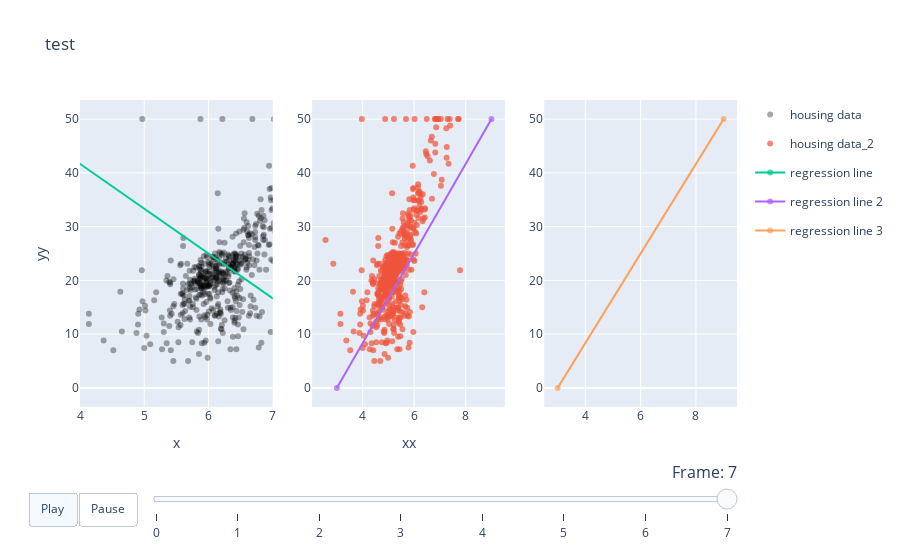

Notebook code cell kept with this figure:
### Code cell
from utils.utility_plots import create_dynamic_h_plot, Data2Plot

data2plot = Data2Plot()

# add static data
data2plot.add_static_data(name= 'housing data', x= feature_matrix.RM, y= target.y, mode="markers", rgb_colour=(0,0,0,0.5))
data2plot.add_static_data(name= 'housing data_2', x= feature_matrix.RM-1, y= target.y, mode="markers", panel=2)

# create dynamic figure
data2plot.prepare_dynamic_data(name='regression line')
data2plot.prepare_dynamic_data(name='regression line 2', panel=2)
data2plot.prepare_dynamic_data(name='regression line 3', panel=3)
for v in [[0,50],[5,45],[10,40],[20,30],[30,20],[40,10],[45,5],[50,0]]:
    data2plot.feed_dynamic_data(name='regression line', x=[3,9], y=v)
    data2plot.feed_dynamic_data(name='regression line 2', x=[3,9], y=(v[1],v[0]))
    data2plot.feed_dynamic_data(name='regression line 3', x=[3,9], y=(v[1],v[0]))
    
    
create_dynamic_h_plot(data2plot, title="test", x_axis_2='xx', y_axis_1='yy', x_range_1=[4,7])

### Figure 1 — Plotly figure (JSON) as saved in the notebook; plotly's stock layout.template omitted (floating-point values rounded to 4 significant figures; data arrays with more than 128 entries replaced by an {"elided": "..."} marker saying what was removed)
{"data": [{"fillcolor": "rgba(0, 0, 0, 0.5)", "hoverinfo": "name+text", "legendgroup": "housing data", "line": {"color": "rgba(0, 0, 0, 0.5)"}, "marker": {"line": {"color": "rgba(50,50,50,0.8)", "width": 0}, "opacity": 0.7, "symbol": "circle"}, "mode": "markers", "name": "housing data", "showlegend": true, "type": "scatter", "x": {"elided": "506 float values"}, "xaxis": "x", "y": {"elided": "506 float values"}, "yaxis": "y"}, {"hoverinfo": "name+text", "legendgroup": "housing data_2", "marker": {"line": {"color": "rgba(50,50,50,0.8)", "width": 0}, "opacity": 0.7, "symbol": "circle"}, "mode": "markers", "name": "housing data_2", "showlegend": true, "type": "scatter", "x": {"elided": "506 float values"}, "xaxis": "x2", "y": {"elided": "506 float values"}, "yaxis": "y2"}, {"hoverinfo": "name+text", "legendgroup": "regression line", "marker": {"line": {"color": "rgba(50,50,50,0.8)", "width": 0}, "opacity": 0.7, "symbol": "circle"}, "mode": "markers+lines", "name": "regression line", "showlegend": true, "type": "scatter", "x": [3, 9], "xaxis": "x", "y": [50, 0], "yaxis": "y"}, {"hoverinfo": "name+text", "legendgroup": "regression line 2", "marker": {"line": {"color": "rgba(50,50,50,0.8)", "width": 0}, "opacity": 0.7, "symbol": "circle"}, "mode": "markers+lines", "name": "regression line 2", "showlegend": true, "type": "scatter", "x": [3, 9], "xaxis": "x2", "y": [0, 50], "yaxis": "y2"}, {"hoverinfo": "name+text", "legendgroup": "regression line 3", "marker": {"line": {"color": "rgba(50,50,50,0.8)", "width": 0}, "opacity": 0.7, "symbol": "circle"}, "mode": "markers+lines", "name": "regression line 3", "showlegend": true, "type": "scatter", "x": [3, 9], "xaxis": "x3", "y": [0, 50], "yaxis": "y3"}], "layout": {"autosize": true, "sliders": [{"active": 7, "currentvalue": {"font": {"size": 16}, "prefix": "Frame: ", "visible": true, "xanchor": "right"}, "len": 0.9, "pad": {"b": 10, "t": 50}, "steps": [{"args": [["0"], {"frame": {"duration": 500, "easing": "linear", "redraw": false}, "transition": {"duration": 0, "easing": "linear"}}], "label": "0", "method": "animate"}, {"args": [["1"], {"frame": {"duration": 500, "easing": "linear", "redraw": false}, "transition": {"duration": 0, "easing": "linear"}}], "label": "1", "method": "animate"}, {"args": [["2"], {"frame": {"duration": 500, "easing": "linear", "redraw": false}, "transition": {"duration": 0, "easing": "linear"}}], "label": "2", "method": "animate"}, {"args": [["3"], {"frame": {"duration": 500, "easing": "linear", "redraw": false}, "transition": {"duration": 0, "easing": "linear"}}], "label": "3", "method": "animate"}, {"args": [["4"], {"frame": {"duration": 500, "easing": "linear", "redraw": false}, "transition": {"duration": 0, "easing": "linear"}}], "label": "4", "method": "animate"}, {"args": [["5"], {"frame": {"duration": 500, "easing": "linear", "redraw": false}, "transition": {"duration": 0, "easing": "linear"}}], "label": "5", "method": "animate"}, {"args": [["6"], {"frame": {"duration": 500, "easing": "linear", "redraw": false}, "transition": {"duration": 0, "easing": "linear"}}], "label": "6", "method": "animate"}, {"args": [["7"], {"frame": {"duration": 500, "easing": "linear", "redraw": false}, "transition": {"duration": 0, "easing": "linear"}}], "label": "7", "method": "animate"}], "transition": {"duration": 500, "easing": "linear"}, "x": 0.1, "xanchor": "left", "y": 0, "yanchor": "top"}], "title": {"text": "test"}, "updatemenus": [{"buttons": [{"args": [[0, 1, 2, 3, 4, 5, 6, 7], {"frame": {"duration": 500, "redraw": false}, "fromcurrent": true, "transition": {"duration": 0, "easing": "linear"}}], "label": "Play", "method": "animate"}, {"args": [[null], {"frame": {"duration": 0, "redraw": false}, "mode": "immediate", "transition": {"duration": 0}}], "label": "Pause", "method": "animate"}], "direction": "left", "pad": {"r": 10, "t": 85}, "showactive": true, "type": "buttons", "x": 0.1, "xanchor": "right", "y": 0, "yanchor": "top"}], "xaxis": {"anchor": "y", "domain": [0, 0.2933], "range": [4, 7], "title": {"text": "x"}, "type": "linear"}, "xaxis2": {"anchor": "y2", "autorange": true, "domain": [0.3533, 0.6467], "range": [2.109, 9.452], "title": {"text": "xx"}, "type": "linear"}, "xaxis3": {"anchor": "y3", "autorange": true, "domain": [0.7067, 1], "range": [2.579, 9.421], "type": "linear"}, "yaxis": {"anchor": "x", "autorange": true, "domain": [0, 1], "range": [1.407, 53.59], "title": {"text": "yy"}, "type": "linear"}, "yaxis2": {"anchor": "x2", "autorange": true, "domain": [0, 1], "range": [1.407, 53.59], "type": "linear"}, "yaxis3": {"anchor": "x3", "autorange": true, "domain": [0, 1], "range": [1.807, 48.19], "type": "linear"}}}
